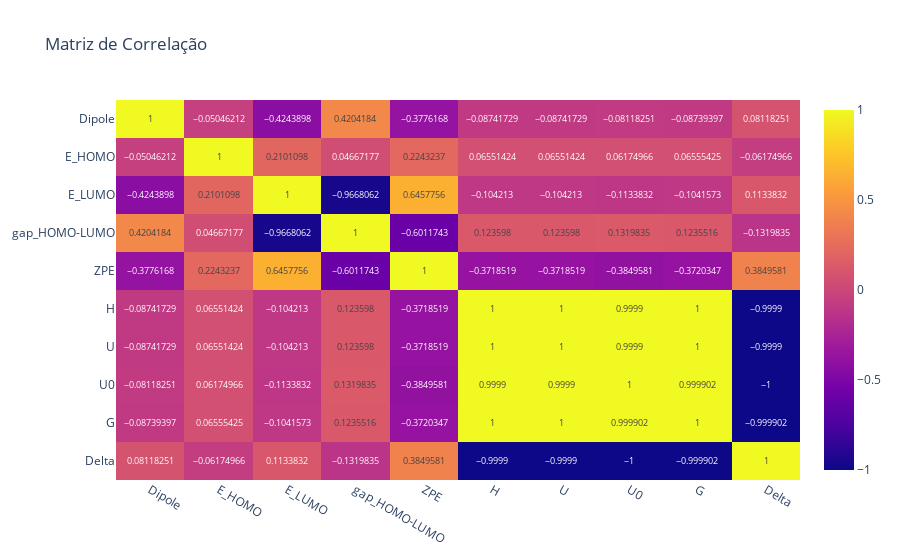

The notebook cell this image was saved under:
### Markdown cell above
A documentação disponível no *sklearn* [6] indica que, para conjunto de dados muito grandes, o algoritmo *LinearSVR* pode ser mais eficiente em termos de memória e tempo de execução. Contudo, é necessário ter certeza que a relação entre as variáveis é linear. Para isso, podemos conferir observando a `Matriz de Correlação`.

---

A **Matriz de Correlação** $\mathbf{C}$ é uma matriz simétrica contendo todas as possíveis correlações computadas para cada $x_i$, dois a dois (as correlações são os coeficientes de correlação de Pearson). Supondo que temos $(x_1, x_2, x_3)$, a matriz de correlação será:

$$
\mathbf{C} =
\left[\begin{array}{ccc}
\mathrm{Corr}(x_{1},x_{1})&\mathrm{Corr}(x_{1},x_{2})&\mathrm{Corr}(x_{1},x_{3})\\
\mathrm{Corr}(x_{2},x_{1})&\mathrm{Corr}(x_{2},x_{2})&\mathrm{Corr}(x_{2},x_{3})\\
\mathrm{Corr}(x_{3},x_{1})&\mathrm{Corr}(x_{3},x_{2})&\mathrm{Corr}(x_{3},x_{3})\\
\end{array} \right].
$$

---

### Code cell
corr = df.corr()

fig = px.imshow(corr, text_auto=True, aspect="auto",
                title="Matriz de Correlação")
fig.show()

### Figure 1 — Plotly figure (JSON) as saved in the notebook; plotly's stock layout.template omitted (floating-point values rounded to 4 significant figures)
{"data": [{"coloraxis": "coloraxis", "hovertemplate": "x: %{x}<br>y: %{y}<br>color: %{z}<extra></extra>", "name": "0", "texttemplate": "%{z}", "type": "heatmap", "x": ["Dipole", "E_HOMO", "E_LUMO", "gap_HOMO-LUMO", "ZPE", "H", "U", "U0", "G", "Delta"], "xaxis": "x", "y": ["Dipole", "E_HOMO", "E_LUMO", "gap_HOMO-LUMO", "ZPE", "H", "U", "U0", "G", "Delta"], "yaxis": "y", "z": [[1.0, -0.05046, -0.4244, 0.4204, -0.3776, -0.08742, -0.08742, -0.08118, -0.08739, 0.08118], [-0.05046, 1.0, 0.2101, 0.04667, 0.2243, 0.06551, 0.06551, 0.06175, 0.06555, -0.06175], [-0.4244, 0.2101, 1.0, -0.9668, 0.6458, -0.1042, -0.1042, -0.1134, -0.1042, 0.1134], [0.4204, 0.04667, -0.9668, 1.0, -0.6012, 0.1236, 0.1236, 0.132, 0.1236, -0.132], [-0.3776, 0.2243, 0.6458, -0.6012, 1.0, -0.3719, -0.3719, -0.385, -0.372, 0.385], [-0.08742, 0.06551, -0.1042, 0.1236, -0.3719, 1.0, 1.0, 0.9999, 1.0, -0.9999], [-0.08742, 0.06551, -0.1042, 0.1236, -0.3719, 1.0, 1.0, 0.9999, 1.0, -0.9999], [-0.08118, 0.06175, -0.1134, 0.132, -0.385, 0.9999, 0.9999, 1.0, 0.9999, -1.0], [-0.08739, 0.06555, -0.1042, 0.1236, -0.372, 1.0, 1.0, 0.9999, 1.0, -0.9999], [0.08118, -0.06175, 0.1134, -0.132, 0.385, -0.9999, -0.9999, -1.0, -0.9999, 1.0]]}], "layout": {"coloraxis": {"colorscale": [[0, "#0d0887"], [0.1111, "#46039f"], [0.2222, "#7201a8"], [0.3333, "#9c179e"], [0.4444, "#bd3786"], [0.5556, "#d8576b"], [0.6667, "#ed7953"], [0.7778, "#fb9f3a"], [0.8889, "#fdca26"], [1, "#f0f921"]]}, "title": {"text": "Matriz de Correlação"}, "xaxis": {"anchor": "y", "domain": [0, 1]}, "yaxis": {"anchor": "x", "autorange": "reversed", "domain": [0, 1]}}}
